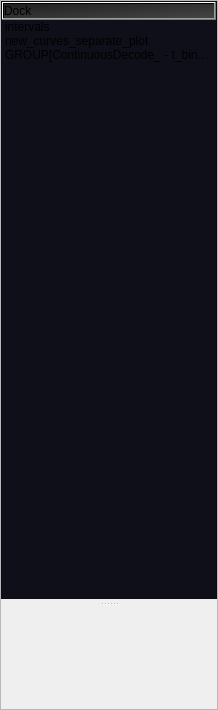
<?xml version="1.0" encoding="UTF-8"?>
<ui version="4.0">
 <author>Pho Hale</author>
 <class>RootWidget</class>
 <widget class="QWidget" name="RootWidget">
  <property name="geometry">
   <rect>
    <x>0</x>
    <y>0</y>
    <width>218</width>
    <height>710</height>
   </rect>
  </property>
  <property name="windowTitle">
   <string>DockAreaDocksTree</string>
  </property>
  <property name="styleSheet">
   <string notr="true">background-color: rgb(71, 58, 46);
border-color: rgb(207, 207, 207);
background-color: rgba(71, 65, 60, 180);
color: rgb(244, 244, 244);
border-color: rgb(0, 0, 0);
QHeaderView::section { background-color: red };
</string>
  </property>
  <layout class="QGridLayout" name="gridLayout" rowstretch="1,0">
   <property name="leftMargin">
    <number>0</number>
   </property>
   <property name="topMargin">
    <number>0</number>
   </property>
   <property name="rightMargin">
    <number>0</number>
   </property>
   <property name="bottomMargin">
    <number>0</number>
   </property>
   <property name="verticalSpacing">
    <number>0</number>
   </property>
   <item row="0" column="0" rowspan="2" colspan="2">
    <widget class="QFrame" name="mainContentFrame">
     <property name="sizePolicy">
      <sizepolicy hsizetype="Expanding" vsizetype="Expanding">
       <horstretch>1</horstretch>
       <verstretch>1</verstretch>
      </sizepolicy>
     </property>
     <layout class="QGridLayout" name="gridLayout_2" rowstretch="0" columnstretch="0">
      <property name="leftMargin">
       <number>0</number>
      </property>
      <property name="topMargin">
       <number>0</number>
      </property>
      <property name="rightMargin">
       <number>0</number>
      </property>
      <property name="bottomMargin">
       <number>0</number>
      </property>
      <property name="spacing">
       <number>0</number>
      </property>
      <item row="0" column="0">
       <widget class="QSplitter" name="splitter">
        <property name="sizePolicy">
         <sizepolicy hsizetype="Expanding" vsizetype="Expanding">
          <horstretch>1</horstretch>
          <verstretch>1</verstretch>
         </sizepolicy>
        </property>
        <property name="frameShape">
         <enum>QFrame::StyledPanel</enum>
        </property>
        <property name="frameShadow">
         <enum>QFrame::Plain</enum>
        </property>
        <property name="orientation">
         <enum>Qt::Vertical</enum>
        </property>
        <property name="handleWidth">
         <number>10</number>
        </property>
        <widget class="QWidget" name="mainLauncherContainer" native="true">
         <property name="sizePolicy">
          <sizepolicy hsizetype="Preferred" vsizetype="Expanding">
           <horstretch>0</horstretch>
           <verstretch>1</verstretch>
          </sizepolicy>
         </property>
         <property name="minimumSize">
          <size>
           <width>0</width>
           <height>200</height>
          </size>
         </property>
         <property name="baseSize">
          <size>
           <width>200</width>
           <height>800</height>
          </size>
         </property>
         <property name="styleSheet">
          <string notr="true">background-color: rgb(15, 15, 25);</string>
         </property>
         <layout class="QGridLayout" name="gridLayout_3" rowstretch="0" columnstretch="0" rowminimumheight="0">
          <property name="leftMargin">
           <number>0</number>
          </property>
          <property name="topMargin">
           <number>0</number>
          </property>
          <property name="rightMargin">
           <number>0</number>
          </property>
          <property name="bottomMargin">
           <number>0</number>
          </property>
          <property name="spacing">
           <number>0</number>
          </property>
          <item row="0" column="0">
           <widget class="QTreeWidget" name="mainTreeWidget">
            <property name="sizePolicy">
             <sizepolicy hsizetype="Expanding" vsizetype="Expanding">
              <horstretch>1</horstretch>
              <verstretch>1</verstretch>
             </sizepolicy>
            </property>
            <property name="baseSize">
             <size>
              <width>100</width>
              <height>200</height>
             </size>
            </property>
            <property name="styleSheet">
             <string notr="true">/*QHeaderView::section { background-color: qlineargradient(spread:pad, x1:0, y1:0, x2:1, y2:0, stop:0 rgba(0, 0, 0, 255), stop:1 rgba(255, 255, 255, 255)) }
rgb(68, 68, 68)
rgb(33, 33, 33)
*/

QHeaderView::section { background-color: qlineargradient(spread:pad, x1:0, y1:0, x2:1, y2:1, stop:0 rgba(33, 33, 33, 255), stop:1 rgba(68, 68, 68, 255));
border-color: rgb(100, 100, 100);
}

/*background-color: qlineargradient(spread:pad, x1:0, y1:1, x2:0, y2:0, stop:0 rgba(0, 0, 0, 255), stop:0.05 rgba(14, 8, 73, 255), stop:0.36 rgba(28, 17, 145, 255), stop:0.6 rgba(126, 14, 81, 255), stop:0.75 rgba(234, 11, 11, 255), stop:0.79 rgba(244, 70, 5, 255), stop:0.86 rgba(255, 136, 0, 255), stop:0.935 rgba(239, 236, 55, 255));
*/
</string>
            </property>
            <property name="frameShadow">
             <enum>QFrame::Raised</enum>
            </property>
            <property name="lineWidth">
             <number>1</number>
            </property>
            <property name="showDropIndicator" stdset="0">
             <bool>false</bool>
            </property>
            <property name="selectionMode">
             <enum>QAbstractItemView::NoSelection</enum>
            </property>
            <property name="iconSize">
             <size>
              <width>16</width>
              <height>16</height>
             </size>
            </property>
            <property name="rootIsDecorated">
             <bool>false</bool>
            </property>
            <property name="headerHidden">
             <bool>false</bool>
            </property>
            <attribute name="headerVisible">
             <bool>true</bool>
            </attribute>
            <column>
             <property name="text">
              <string notr="true">Dock</string>
             </property>
             <property name="toolTip">
              <string notr="true"/>
             </property>
             <property name="statusTip">
              <string notr="true"/>
             </property>
             <property name="whatsThis">
              <string notr="true"/>
             </property>
            </column>
            <item>
             <property name="text">
              <string notr="true">intervals</string>
             </property>
             <property name="icon">
              <iconset resource="../../../../Resources/ActionIcons.qrc">
               <normaloff>:/Icons/Icons/Icon/Rectangles.png</normaloff>:/Icons/Icons/Icon/Rectangles.png</iconset>
             </property>
            </item>
            <item>
             <property name="text">
              <string notr="true">new_curves_separate_plot</string>
             </property>
             <property name="icon">
              <iconset resource="../../../../Resources/ActionIcons.qrc">
               <normaloff>:/Render/Icons/Icon/SimplePlot/Laps.png</normaloff>:/Render/Icons/Icon/SimplePlot/Laps.png</iconset>
             </property>
            </item>
            <item>
             <property name="text">
              <string notr="true">GROUP[ContinuousDecode_ - t_bin_size: 0.025]</string>
             </property>
             <property name="toolTip">
              <string notr="true"/>
             </property>
             <property name="statusTip">
              <string notr="true"/>
             </property>
             <property name="whatsThis">
              <string notr="true"/>
             </property>
             <property name="icon">
              <iconset resource="../../../../Resources/ActionIcons.qrc">
               <normaloff>:/Icons/Icons/Icon/application-sub.png</normaloff>:/Icons/Icons/Icon/application-sub.png</iconset>
             </property>
             <item>
              <property name="text">
               <string notr="true">ContinuousDecode_long_LR - t_bin_size: 0.025</string>
              </property>
              <property name="icon">
               <iconset resource="../../../../Resources/ActionIcons.qrc">
                <normaloff>:/Render/Icons/graphics/MultiAxesPlot.png</normaloff>:/Render/Icons/graphics/MultiAxesPlot.png</iconset>
              </property>
             </item>
             <item>
              <property name="text">
               <string notr="true">ContinuousDecode_long_RL - t_bin_size: 0.025</string>
              </property>
              <property name="icon">
               <iconset resource="../../../../Resources/ActionIcons.qrc">
                <normaloff>:/Render/Icons/Icon/Occupancy.png</normaloff>:/Render/Icons/Icon/Occupancy.png</iconset>
              </property>
             </item>
            </item>
           </widget>
          </item>
         </layout>
        </widget>
        <widget class="QWidget" name="secondarytInfoWidget" native="true">
         <property name="sizePolicy">
          <sizepolicy hsizetype="Preferred" vsizetype="Preferred">
           <horstretch>1</horstretch>
           <verstretch>0</verstretch>
          </sizepolicy>
         </property>
         <property name="minimumSize">
          <size>
           <width>0</width>
           <height>100</height>
          </size>
         </property>
         <property name="baseSize">
          <size>
           <width>0</width>
           <height>200</height>
          </size>
         </property>
        </widget>
       </widget>
      </item>
     </layout>
    </widget>
   </item>
  </layout>
  <action name="actionConnect">
   <property name="text">
    <string>Connect</string>
   </property>
   <property name="toolTip">
    <string>Connect this window's timeline to another window</string>
   </property>
  </action>
 </widget>
 <resources>
  <include location="../../../../Resources/GuiResources.qrc"/>
  <include location="../../../../Resources/ActionIcons.qrc"/>
 </resources>
 <connections/>
</ui>
